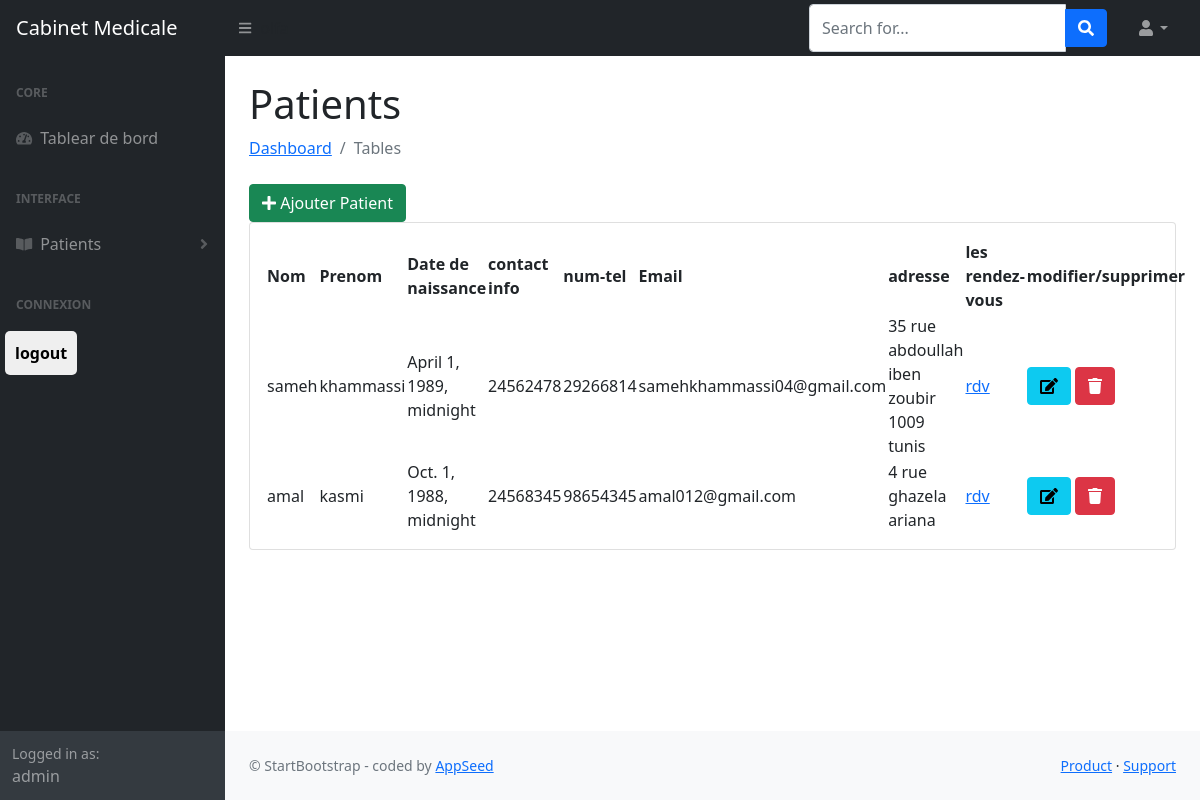
/patients/ (signed in), run on the app's committed database.
### patients/models.py (models this page shows, shortened)
class Patient(models.Model):
    firstName = models.CharField(max_length=100)
    lastName = models.CharField(max_length=100)
    birth_date= models.DateTimeField()
    contact_info = models.CharField(max_length=100)
    phone = models.IntegerField()
    email = models.EmailField()
    adress = models.CharField(max_length=100)

### patients/views.py (the view)
# urls.py: path("", ListPatientView.as_view(), name="patient-list-view"),
class ListPatientView(ListView):
    model = Patient
    paginate_by = 100
    queryset = Patient.objects.filter(appointment_set__status='Confirmé')
    def get_context_data(self, **kwargs):
        context = super().get_context_data(**kwargs)
        return context

### patients/templates/patients/patient_list.html (shortened to what this page needs)
{% extends "layouts/base.html" %}
{% block content %}
    <main>
        <div class="container-fluid px-4">
            <h1 class="mt-4">Patients</h1>
            <ol class="breadcrumb mb-4">
                <li class="breadcrumb-item"><a href="index.html">Dashboard</a></li>
                <li class="breadcrumb-item active">Tables</li>
            </ol>
            <div class="col-md-12">
                <a href="{% url 'create-patient' %}" class="btn btn-success float-right"><i class="fas fa-plus"></i> Ajouter Patient</a>
            </div>
            <div class="card mb-4">
                <div class="card-body">
                    <table id="datatablesSimple">
                        <thead>
                            <tr>
                                <th>Nom</th>
                                <th>Prenom</th>
                                <th>Date de naissance</th>
                                <th>contact info</th>
                                <th>num-tel</th>
                                <th>Email</th>
                                <th>adresse</th>
                                <th>les rendez-vous</th>
                                <th>modifier/supprimer</th>
                            </tr>
                        </thead>
                        <tbody>
                            {% for p in object_list %}
                            <tr>
                                <td>{{p.firstName}}</td>
                                <td>{{p.lastName}}</td>
                                <td>{{p.birth_date}}</td>
                                <td>{{p.contact_info}}</td>
                                <td>{{p.phone}}</td>
                                <td>{{p.email}}</td>
                                <td>{{p.adress}}</td>
                                <td><a href="{% url 'patient_appointments' p.id %}">rdv </a></td>
                                <td>
                                    <a href="{% url 'update-patient' p.id %}" class="btn btn-info"><i class="fas fa-edit"></i></a>
                                    <a href="{% url 'delete-patient' p.id %}" class="btn btn-danger"><i class="fas fa-trash"></i></a>
                                </td>
                            </tr>
                            {% endfor %}
                        </tbody>
                    </table>
                </div>
            </div>
        </div>
    </main>
{% endblock content %}

### patients/templates/includes/sidebar.html (shortened to what this page needs)
<nav class="sb-sidenav accordion sb-sidenav-dark" id="sidenavAccordion">
    <div class="sb-sidenav-menu">
        <div class="nav">
            <div class="sb-sidenav-menu-heading">Core</div>
            <a class="nav-link {% if 'index' in segment %} active {% endif %}" href="{% url 'main-view' %}">
                <div class="sb-nav-link-icon"><i class="fas fa-tachometer-alt"></i></div>
                Tablear de bord
            </a>
            <div class="sb-sidenav-menu-heading">Interface</div>
            <a class="nav-link collapsed" href="#" data-bs-toggle="collapse" data-bs-target="#collapsePages" aria-expanded="false" aria-controls="collapsePages">
                <div class="sb-nav-link-icon"><i class="fas fa-book-open"></i></div>
                Patients
                <div class="sb-sidenav-collapse-arrow"><i class="fas fa-angle-down"></i></div>
            </a>
            <div class="sb-sidenav-menu-heading">Connexion</div>
            {%if user.is_authenticated %}
            <form method="post" action="{% url 'logout' %}">
    <button type="submit">logout</button>
</form>
{% endif %}
        </div>
    </div>
     {%if user.is_authenticated %}
    <div class="sb-sidenav-footer">
        <div class="small">Logged in as:</div>
        {{ request.user.username }}
    </div>
{% endif %}
</nav>

### patients/templates/patients/patient_list.html (style rules this page uses)
button { padding: 10px; margin: 5px; cursor: pointer; border: none; border-radius: 5px; font-size: 16px; font-weight: bold; }

### data on the page
Patient: firstName "sameh", lastName "khammassi", birth_date "April 1, 1989, midnight", contact_info "24562478", phone "29266814", email "samehkhammassi04@gmail.com", adress "35 rue abdoullah iben zoubir 1009 tunis"
Patient: firstName "amal", lastName "kasmi", birth_date "Oct. 1, 1988, midnight", contact_info "24568345", phone "98654345", email "amal012@gmail.com", adress "4 rue ghazela ariana"

### other printed values
{{ request.user.username }} "admin"
